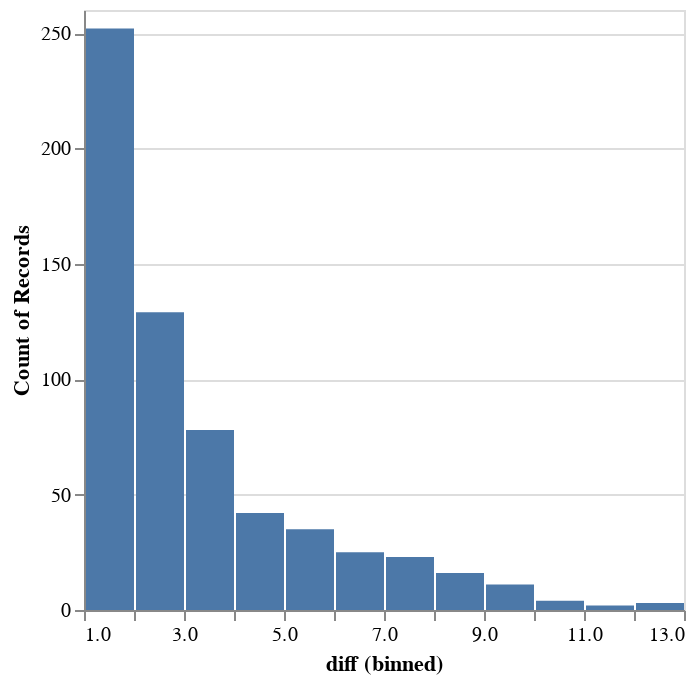

Source (notebook cell):
### Code cell
import pandas as pd
import collections
pd.set_option("display.max_rows", None)
dataf = open(cd('speaker.listener.jsonl'))
data = [json.loads(l) for l in dataf.readlines()]
utts = [l['q'][1]['utterance'] for l in data]
formulas = [l['q'][1]['targetFormula'] for l in data]
paths = list(map(lambda x: x[:x.index(':')], formulas))
pathsset = set(paths) 
pathcounter = collections.Counter(paths)
uniques = [k for k in pathcounter.keys() if pathcounter[k] <= 1]
freqfreq = pathcounter.values()
spec = {
      "data": {"values": [{"diff": v} for v in freqfreq]},
      "mark": "bar",
      "encoding": {
        "x": {
          "field": "diff",
          "type": "quantitative",
          "bin": {"step": 1} 
        },
        "y": {
          "aggregate": "count",
          "type": "quantitative"
        }
      }
    }
display(alt.VegaLite(spec))

print(len(paths), len(pathsset), len(uniques))
table = pd.DataFrame({'utterances': uniques})
display(table)

### Figure 1 — Vega-Lite specification as saved in the notebook (floating-point values rounded to 4 significant figures; data arrays with more than 128 entries replaced by an {"elided": "..."} marker saying what was removed)
{"data": {"values": {"elided": "620 records"}}, "encoding": {"x": {"bin": {"step": 1}, "field": "diff", "type": "quantitative"}, "y": {"aggregate": "count", "type": "quantitative"}}, "mark": "bar"}
